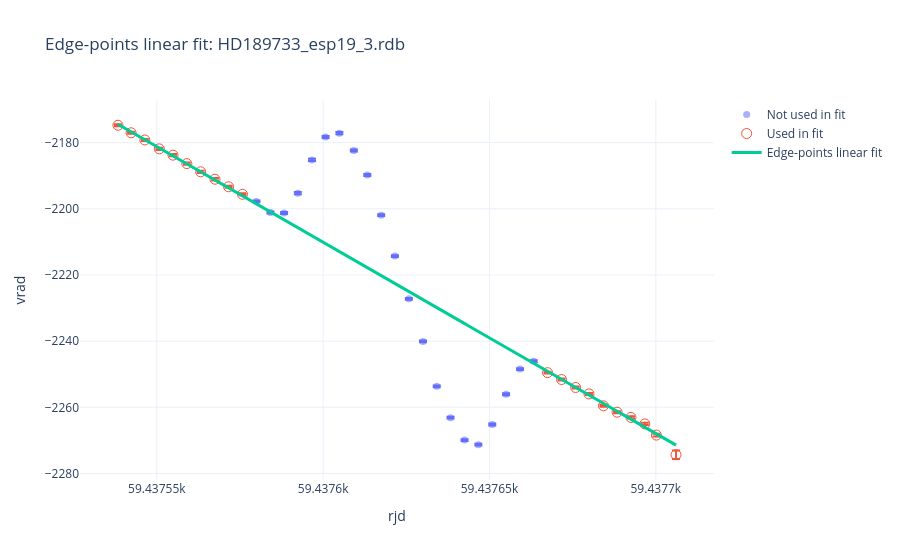

The notebook cell saved with this chart:
### Code cell
obs_name = 'HD189733_esp19_3.rdb'
obs_df = read_rdb_file(best_rm_path / obs_name)

def iteratively_clip_by_rms(obs_name, rms_threshold=2.0, max_iterations=10, observations_path=best_rm_path):
    obs_df = read_rdb_file(observations_path / obs_name)
    clean_df = obs_df.dropna(subset=['rjd', 'vrad', 'svrad']).copy()
    fit_mask = pd.Series(True, index=clean_df.index)
    history = []

    for iteration in range(max_iterations):
        fitted_df, fit_result = fit_linear_rv(clean_df, fit_mask=fit_mask)
        fit_residuals = fitted_df.loc[fit_mask, 'linear_residual']
        residual_rms = np.sqrt(np.mean(fit_residuals**2))
        clip_limit = rms_threshold * residual_rms
        exclude_mask = fit_mask & (fitted_df['linear_residual'].abs() > clip_limit)
        exclude_indices = fitted_df.index[exclude_mask]

        history.append(
            {
                'iteration': iteration + 1,
                **fit_result,
                'residual_rms': residual_rms,
                'clip_limit': clip_limit,
                'n_excluded': len(exclude_indices),
                'excluded_indices': list(exclude_indices),
                'excluded_files': fitted_df.loc[exclude_indices, 'file_rootpath'].tolist(),
                'excluded_rjd': fitted_df.loc[exclude_indices, 'rjd'].tolist(),
                'excluded_vrad': fitted_df.loc[exclude_indices, 'vrad'].tolist(),
                'excluded_residual': fitted_df.loc[exclude_indices, 'linear_residual'].tolist(),
            }
        )

        if len(exclude_indices) == 0:
            break

        fit_mask.loc[exclude_indices] = False

    initial_df, initial_fit = fit_linear_rv(clean_df)
    final_df, final_fit = fit_linear_rv(clean_df, fit_mask=fit_mask)

    return initial_df, initial_fit, final_df, final_fit, pd.DataFrame(history)


def fit_with_edge_points(obs_name, n_first=5, n_last=6, observations_path=best_rm_path):
    obs_df = read_rdb_file(observations_path / obs_name)
    clean_df = obs_df.dropna(subset=['rjd', 'vrad', 'svrad']).copy().sort_values('rjd')

    fit_mask = pd.Series(False, index=clean_df.index)
    fit_mask.loc[clean_df.head(n_first).index] = True
    fit_mask.loc[clean_df.tail(n_last).index] = True

    fitted_df, fit_result = fit_linear_rv(clean_df, fit_mask=fit_mask)
    fit_history = pd.DataFrame(
        [
            {
                **fit_result,
                'fit_method': 'edge_points',
                'n_first': n_first,
                'n_last': n_last,
                'fit_indices': list(clean_df.index[fit_mask]),
            }
        ]
    )

    return fitted_df, fit_result, fit_history


def plot_linear_fit_selection(obs_df, fitted_df, fit_result, obs_name, fit_label='Linear fit'):
    model_rjd, model_vrad = model_curve(obs_df, fit_result)
    fit_df = fitted_df.loc[fitted_df['fit_mask']]
    unused_df = fitted_df.loc[~fitted_df['fit_mask']]

    fig = go.Figure()
    fig.add_trace(
        go.Scatter(
            x=unused_df['rjd'],
            y=unused_df['vrad'],
            error_y=dict(type='data', array=unused_df['svrad'], visible=True),
            mode='markers',
            marker=dict(size=7, opacity=0.55),
            name='Not used in fit',
            text=unused_df['file_rootpath'],
            hovertemplate='rjd=%{x}<br>vrad=%{y}<br>svrad=%{error_y.array}<br>file=%{text}<extra></extra>',
        )
    )
    fig.add_trace(
        go.Scatter(
            x=fit_df['rjd'],
            y=fit_df['vrad'],
            error_y=dict(type='data', array=fit_df['svrad'], visible=True),
            mode='markers',
            marker=dict(size=10, symbol='circle-open'),
            name='Used in fit',
            text=fit_df['file_rootpath'],
            hovertemplate='rjd=%{x}<br>vrad=%{y}<br>svrad=%{error_y.array}<br>file=%{text}<extra></extra>',
        )
    )
    fig.add_trace(
        go.Scatter(
            x=model_rjd,
            y=model_vrad,
            mode='lines',
            line=dict(width=3),
            name=fit_label,
            hovertemplate='rjd=%{x}<br>model vrad=%{y}<extra></extra>',
        )
    )
    fig.update_layout(
        title=f'{fit_label}: {obs_name}',
        xaxis_title='rjd',
        yaxis_title='vrad',
        template='plotly_white',
        hovermode='closest',
    )

    return fig


fit_method_for_plot = 'edge_points'  # use 'rms_clip' or 'edge_points'

if fit_method_for_plot == 'rms_clip':
    rms_initial_df, rms_initial_fit, rms_final_df, rms_final_fit, rms_clip_history = iteratively_clip_by_rms(
        obs_name,
        rms_threshold=1.5,
        max_iterations=5,
    )
    print(
        f"RMS-clipped fit: vrad = {rms_final_fit['intercept']:.6f} "
        f"+ {rms_final_fit['slope']:.6f} * (rjd - {rms_final_fit['rjd_ref']:.8f})"
    )
    fig = plot_iterative_linear_fit(obs_df, rms_initial_fit, rms_final_df, rms_final_fit, obs_name)
    fig.update_layout(title=f'RMS-clipped linear RV fit: {obs_name}')
elif fit_method_for_plot == 'edge_points':
    edge_fitted_df, edge_fit, edge_fit_history = fit_with_edge_points(
        obs_name,
        n_first=10,
        n_last=10,
    )
    print(
        f"edge-points fit: vrad = {edge_fit['intercept']:.6f} "
        f"+ {edge_fit['slope']:.6f} * (rjd - {edge_fit['rjd_ref']:.8f})"
    )
    display(edge_fit_history)
    fig = plot_linear_fit_selection(obs_df, edge_fitted_df, edge_fit, obs_name, fit_label='Edge-points linear fit')
else:
    raise ValueError("fit_method_for_plot must be 'rms_clip' or 'edge_points'")

fig.show()

### Figure 1 — Plotly figure (JSON) as saved in the notebook; plotly's stock layout.template omitted (floating-point values rounded to 4 significant figures; data arrays with more than 128 entries replaced by an {"elided": "..."} marker saying what was removed)
{"data": [{"error_y": {"array": [0.2959, 0.2807, 0.3027, 0.3276, 0.3221, 0.3369, 0.3454, 0.2946, 0.2861, 0.2762, 0.279, 0.2902, 0.2865, 0.2737, 0.2811, 0.2838, 0.2767, 0.2769, 0.2718, 0.2669, 0.2797], "type": "data", "visible": true}, "hovertemplate": "rjd=%{x}<br>vrad=%{y}<br>svrad=%{error_y.array}<br>file=%{text}<extra></extra>", "marker": {"opacity": 0.55, "size": 7}, "mode": "markers", "name": "Not used in fit", "text": ["ESPRE.2021-08-11T01:45:19.180.fits", "ESPRE.2021-08-11T01:51:18.608.fits", "ESPRE.2021-08-11T01:57:18.180.fits", "ESPRE.2021-08-11T02:03:20.368.fits", "ESPRE.2021-08-11T02:09:19.508.fits", "ESPRE.2021-08-11T02:15:19.062.fits", "ESPRE.2021-08-11T02:21:18.097.fits", "ESPRE.2021-08-11T02:27:17.370.fits", "ESPRE.2021-08-11T02:33:16.597.fits", "ESPRE.2021-08-11T02:39:18.803.fits", "ESPRE.2021-08-11T02:45:18.607.fits", "ESPRE.2021-08-11T02:51:20.769.fits", "ESPRE.2021-08-11T02:57:20.533.fits", "ESPRE.2021-08-11T03:03:22.607.fits", "ESPRE.2021-08-11T03:09:22.101.fits", "ESPRE.2021-08-11T03:15:24.258.fits", "ESPRE.2021-08-11T03:21:23.890.fits", "ESPRE.2021-08-11T03:27:23.534.fits", "ESPRE.2021-08-11T03:33:23.219.fits", "ESPRE.2021-08-11T03:39:22.784.fits", "ESPRE.2021-08-11T03:45:22.093.fits"], "type": "scatter", "x": [59440.0, 59440.0, 59440.0, 59440.0, 59440.0, 59440.0, 59440.0, 59440.0, 59440.0, 59440.0, 59440.0, 59440.0, 59440.0, 59440.0, 59440.0, 59440.0, 59440.0, 59440.0, 59440.0, 59440.0, 59440.0], "y": [-2198.0, -2201.0, -2201.0, -2195.0, -2185.0, -2178.0, -2177.0, -2182.0, -2190.0, -2202.0, -2214.0, -2227.0, -2240.0, -2254.0, -2263.0, -2270.0, -2271.0, -2265.0, -2256.0, -2248.0, -2246.0]}, {"error_y": {"array": [0.3236, 0.2958, 0.3222, 0.3443, 0.3314, 0.3224, 0.327, 0.3488, 0.3177, 0.3129, 0.2854, 0.2949, 0.3011, 0.2984, 0.299, 0.3016, 0.3479, 0.3262, 0.4211, 1.263], "type": "data", "visible": true}, "hovertemplate": "rjd=%{x}<br>vrad=%{y}<br>svrad=%{error_y.array}<br>file=%{text}<extra></extra>", "marker": {"size": 10, "symbol": "circle-open"}, "mode": "markers", "name": "Used in fit", "text": ["ESPRE.2021-08-11T00:45:08.116.fits", "ESPRE.2021-08-11T00:51:07.338.fits", "ESPRE.2021-08-11T00:57:07.347.fits", "ESPRE.2021-08-11T01:03:09.477.fits", "ESPRE.2021-08-11T01:09:08.919.fits", "ESPRE.2021-08-11T01:15:11.028.fits", "ESPRE.2021-08-11T01:21:13.130.fits", "ESPRE.2021-08-11T01:27:15.262.fits", "ESPRE.2021-08-11T01:33:17.472.fits", "ESPRE.2021-08-11T01:39:17.063.fits", "ESPRE.2021-08-11T03:51:21.598.fits", "ESPRE.2021-08-11T03:57:21.598.fits", "ESPRE.2021-08-11T04:03:20.918.fits", "ESPRE.2021-08-11T04:09:20.370.fits", "ESPRE.2021-08-11T04:15:22.590.fits", "ESPRE.2021-08-11T04:21:22.562.fits", "ESPRE.2021-08-11T04:27:22.204.fits", "ESPRE.2021-08-11T04:33:24.353.fits", "ESPRE.2021-08-11T04:39:24.065.fits", "ESPRE.2021-08-11T04:45:26.222.fits"], "type": "scatter", "x": [59440.0, 59440.0, 59440.0, 59440.0, 59440.0, 59440.0, 59440.0, 59440.0, 59440.0, 59440.0, 59440.0, 59440.0, 59440.0, 59440.0, 59440.0, 59440.0, 59440.0, 59440.0, 59440.0, 59440.0], "y": [-2175.0, -2177.0, -2179.0, -2182.0, -2184.0, -2186.0, -2189.0, -2191.0, -2193.0, -2196.0, -2250.0, -2252.0, -2254.0, -2256.0, -2260.0, -2261.0, -2263.0, -2265.0, -2268.0, -2274.0]}, {"hovertemplate": "rjd=%{x}<br>model vrad=%{y}<extra></extra>", "line": {"width": 3}, "mode": "lines", "name": "Edge-points linear fit", "type": "scatter", "x": {"elided": "300 float values"}, "y": {"elided": "300 float values"}}], "layout": {"hovermode": "closest", "title": {"text": "Edge-points linear fit: HD189733_esp19_3.rdb"}, "xaxis": {"title": {"text": "rjd"}}, "yaxis": {"title": {"text": "vrad"}}}}
